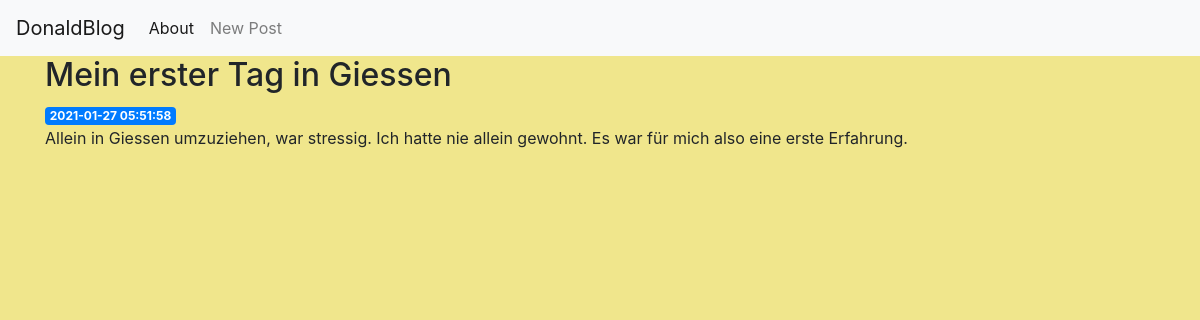
Page /6 on the committed database.
### tables this page shows
CREATE TABLE posts (
    id INTEGER PRIMARY KEY AUTOINCREMENT,
    created TIMESTAMP NOT NULL DEFAULT CURRENT_TIMESTAMP,
    title TEXT NOT NULL,
    content TEXT NOT NULL
);

### app.py (the view)
@app.route('/<int:post_id>')
def post(post_id):
    post = get_post(post_id)
    return render_template('post.html', post=post)

### app.py (called while the page is built)
def get_db_connection():
    conn = sqlite3.connect('database.db')
    conn.row_factory = sqlite3.Row
    return conn

def get_post(post_id):
    conn = get_db_connection()
    post = conn.execute('SELECT * FROM posts WHERE id = ?',
                        (post_id,)).fetchone()
    conn.close()
    if post is None:
        abort(404)
    return post

### templates/post.html
{% extends 'base.html' %}
{% block content %}
    <h2>{% block title %} {{ post['title'] }} {% endblock %}</h2>
    <span class="badge badge-primary">{{ post['created'] }}</span>
    <p>{{ post['content'] }}</p>
{% endblock %}

### templates/base.html (style rules this page uses)
.body { background-color: khaki; }

### rows in the picture
posts: title "Mein erster Tag in Giessen", created "2021-01-27 05:51:58", content "Allein in Giessen umzuziehen, war stressig. Ich hatte nie allein gewohnt. Es war für mich also eine erste Erfahrung."
